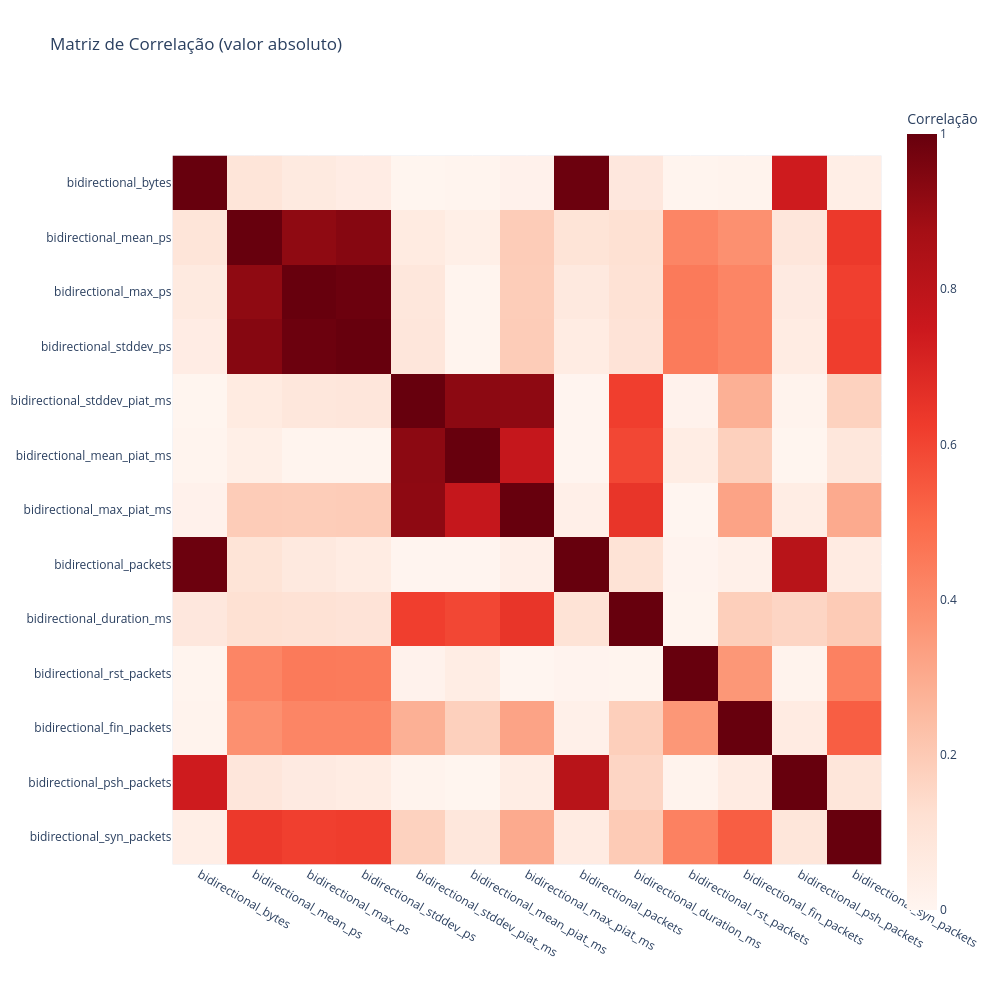

Notebook source saved alongside this figure:
### Code cell
top_features_df = features_df[top_features]
corr_matrix = top_features_df.corr(method="pearson")
nb_plot.correlation_heatmap(corr_matrix, is_abs = True)
#display(corre_matrix)

### Figure 1 — Plotly figure (JSON) as saved in the notebook; plotly's stock layout.template omitted (floating-point values rounded to 4 significant figures; data arrays with more than 128 entries replaced by an {"elided": "..."} marker saying what was removed)
{"data": [{"coloraxis": "coloraxis", "name": "0", "x": ["bidirectional_bytes", "bidirectional_mean_ps", "bidirectional_max_ps", "bidirectional_stddev_ps", "bidirectional_stddev_piat_ms", "bidirectional_mean_piat_ms", "bidirectional_max_piat_ms", "bidirectional_packets", "bidirectional_duration_ms", "bidirectional_rst_packets", "bidirectional_fin_packets", "bidirectional_psh_packets", "bidirectional_syn_packets"], "y": ["bidirectional_bytes", "bidirectional_mean_ps", "bidirectional_max_ps", "bidirectional_stddev_ps", "bidirectional_stddev_piat_ms", "bidirectional_mean_piat_ms", "bidirectional_max_piat_ms", "bidirectional_packets", "bidirectional_duration_ms", "bidirectional_rst_packets", "bidirectional_fin_packets", "bidirectional_psh_packets", "bidirectional_syn_packets"], "z": {"elided": "13x13 float values"}, "type": "heatmap", "xaxis": "x", "yaxis": "y", "hovertemplate": "x: %{x}<br>y: %{y}<br>Correlação: %{z}<extra></extra>"}], "layout": {"xaxis": {"anchor": "y", "domain": [0.0, 1.0], "scaleanchor": "y", "constrain": "domain"}, "yaxis": {"anchor": "x", "domain": [0.0, 1.0], "autorange": "reversed", "constrain": "domain"}, "coloraxis": {"colorbar": {"title": {"text": "Correlação"}}, "colorscale": [[0.0, "rgb(255,245,240)"], [0.125, "rgb(254,224,210)"], [0.25, "rgb(252,187,161)"], [0.375, "rgb(252,146,114)"], [0.5, "rgb(251,106,74)"], [0.625, "rgb(239,59,44)"], [0.75, "rgb(203,24,29)"], [0.875, "rgb(165,15,21)"], [1.0, "rgb(103,0,13)"]], "cmin": 0, "cmax": 1}, "title": {"text": "Matriz de Correlação (valor absoluto)"}, "width": 1000, "height": 1000}}
